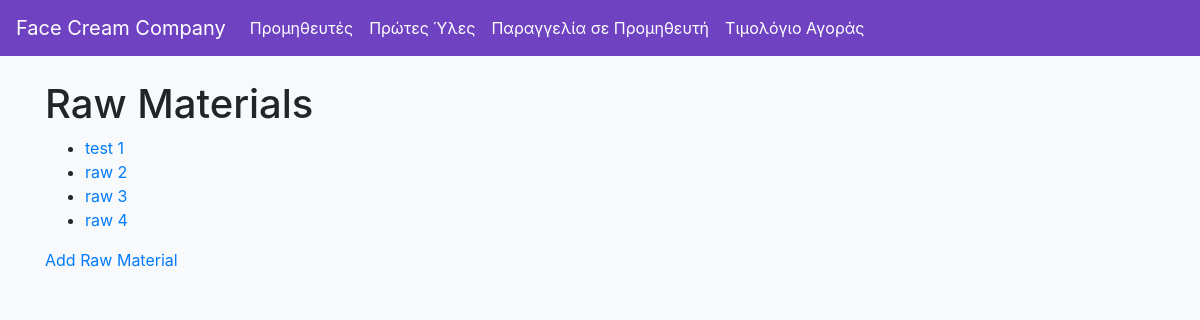
/api/rawmaterials/, run on the app's committed database.
### raw_materials/models.py (models this page shows, shortened)
class RawMaterial(models.Model):
    code = models.CharField(max_length=20, unique=True)
    name = models.CharField(max_length=100)
    description = models.TextField()
    price = models.DecimalField(max_digits=10, decimal_places=2)
    vat_category = models.CharField(max_length=50)
    stock = models.IntegerField()
    barcode = models.CharField(max_length=50)
    suppliers = models.ManyToManyField(Supplier)

### raw_materials/views.py (the view)
# urls.py: path('rawmaterials/', RawMaterialListView.as_view(), name='rawmaterial_list'),
class RawMaterialListView(ListView):
    model = RawMaterial
    template_name = 'raw_materials/rawmaterial_list.html'
    context_object_name = 'rawmaterials'

### raw_materials/templates/raw_materials/rawmaterial_list.html
{% extends 'base.html' %}
{% block content %}
<h1>Raw Materials</h1>
<ul>
    {% for rawmaterial in rawmaterials %}
    <li><a href="{% url 'rawmaterial_detail' rawmaterial.pk %}">{{ rawmaterial.name }}</a></li>
    {% endfor %}
</ul>
<a href="{% url 'rawmaterial_create' %}">Add Raw Material</a>
{% endblock %}

### raw_materials/templates/base.html (style rules this page uses)
body { background-color: #f8f9fa; }

### data on the page
RawMaterial: name "test 1"
RawMaterial: name "raw 2"
RawMaterial: name "raw 3"
RawMaterial: name "raw 4"
